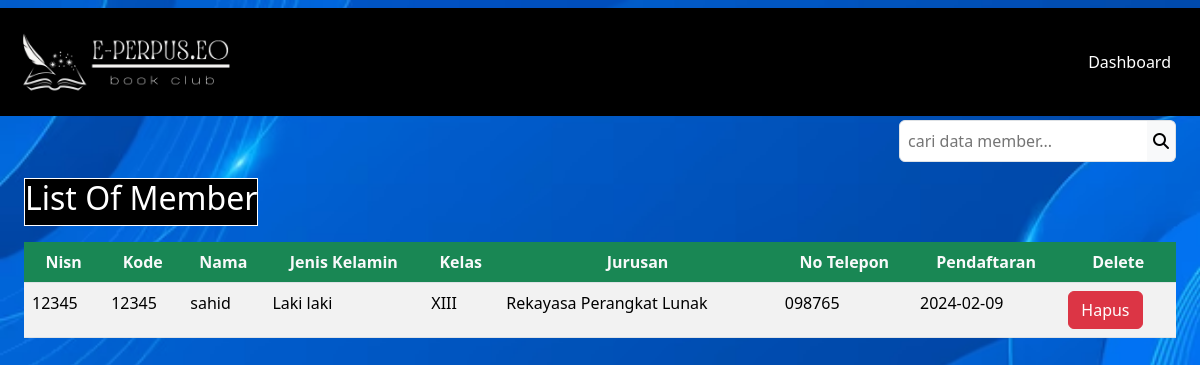
The app's page /DashboardAdmin/member/member.php (signed in), older data.
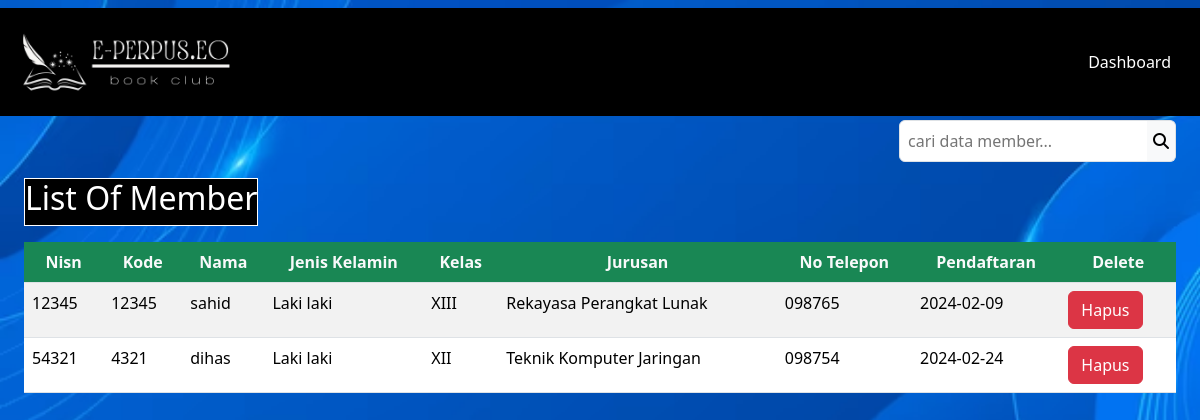
The same page, newer data.
### tables this page shows
CREATE TABLE `member` (
  `nisn` int(11) NOT NULL,
  `kode_member` varchar(12) NOT NULL,
  `nama` varchar(255) NOT NULL,
  `password` varchar(255) NOT NULL,
  `jenis_kelamin` varchar(20) NOT NULL,
  `kelas` varchar(5) NOT NULL,
  `jurusan` varchar(50) NOT NULL,
  `no_tlp` varchar(15) NOT NULL,
  `tgl_pendaftaran` date NOT NULL
);

### config/config.php (called while the page is built, shortened)
<?php
$host = "127.0.0.1";
$username = "root";
$password = "";
$database_name = "perpustakaan";
$connection = mysqli_connect($host, $username, $password, $database_name);
function queryReadData($dataKategori) {
  global $connection;
  $result = mysqli_query($connection, $dataKategori);
  $items = [];
  while($item = mysqli_fetch_assoc($result)) {
    $items[] = $item;
  }
  return $items;
}
?>

### DashboardAdmin/member/member.php (the view, shortened to what this page needs)
<?php
require "../../config/config.php";
$member = queryReadData("SELECT * FROM member");
?>
<!DOCTYPE html>
<html lang="en">
  <head>
    <link rel="stylesheet" href="../../style.css">
  </head>
  <body style="background: url(../../assets/bg.jpg) center / cover fixed; ">
    <nav class="navbar fixed-top ">
      <div class="container-fluid p-3" style="background-color: black; ">
        <a class="navbar-brand" href="#">
          <img src="../../assets/logoNav.png" alt="logo" width="220px">
        </a>
        <a class="btn btn-tertiary" href="../dashboardAdmin.php" style="color: white; ">Dashboard</a>
      </div>
    </nav>
    <div class="p-4 mt-5">
     <form action="" method="post" class="mt-5">
       <div class="input-group d-flex justify-content-end mb-3">
         <input class="border p-2 rounded rounded-end-0 bg-tertiary" type="text" name="keyword" id="keyword" placeholder="cari data member...">
         <button class="border border-start-0 bg-light rounded rounded-start-0" type="submit" name="search"><i class="fa-solid fa-magnifying-glass"></i></button>
       </div>
      </form>
      <label style="color: white; background-color: black; border: 1px solid white;"><h2>List Of Member</h2></label>
      <div class="table-responsive mt-3">
        <table class="table table-striped table-hover" >
        <thead class="text-center" style="background-color: black;">
          <tr>
            <th class="bg-success text-light">Nisn</th>
            <th class="bg-success text-light">Kode</th>
            <th class="bg-success text-light">Nama</th>
            <th class="bg-success text-light">Jenis Kelamin</th>
            <th class="bg-success text-light">Kelas</th>
            <th class="bg-success text-light">Jurusan</th>
            <th class="bg-success text-light">No Telepon</th>
            <th class="bg-success text-light">Pendaftaran</th>
            <th class="bg-success text-light">Delete</th>
          </tr>
        </thead>
      <?php foreach($member as $item) : ?>
      <tr>
        <td><?=$item["nisn"];?></td>
        <td><?=$item["kode_member"];?></td>
        <td><?=$item["nama"];?></td>
        <td><?=$item["jenis_kelamin"];?></td>
        <td><?=$item["kelas"];?></td>
        <td><?=$item["jurusan"];?></td>
        <td><?=$item["no_tlp"];?></td>
        <td><?=$item["tgl_pendaftaran"];?></td>
        <td>
          <div class="action">
             <a href="deleteMember.php?id=<?= $item["nisn"]; ?>" class="btn btn-danger" onclick="return confirm('Yakin ingin menghapus data member ?');"><label for="">Hapus</label></a>
           </div>
        </td>
       </tr>
      <?php endforeach;?>
    </table>
    </div>
  </div>
  </body>
</html>

Row changes from the older to the newer data that the page shows:
added member: nisn "54321", kode_member "4321", nama "dihas", jenis_kelamin "Laki laki", kelas "XII", jurusan "Teknik Komputer Jaringan", no_tlp "098754", tgl_pendaftaran "2024-02-24"
